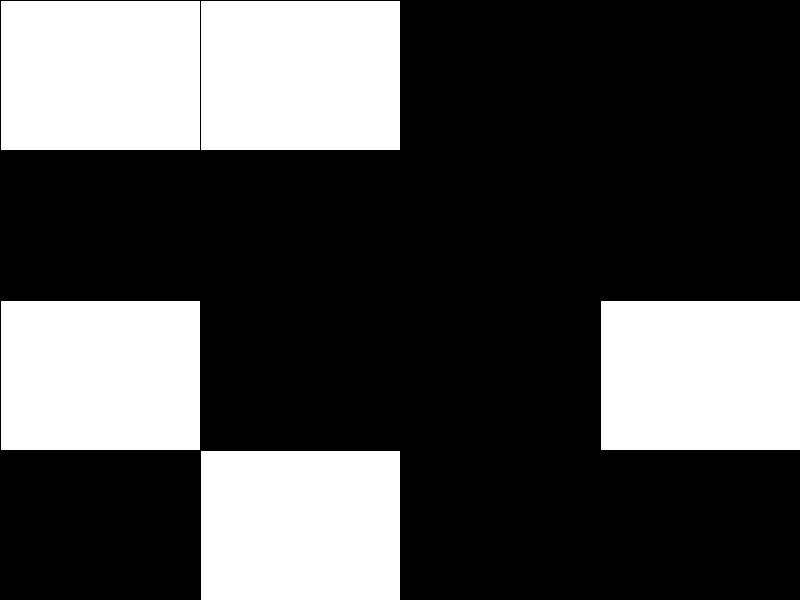
Frame 1 (no input)
Frame 60 (the mouse pressed at the canvas centre just before this capture): identical to frame 1, image omitted
Frame 120 (the mouse held since frame 60 and released just before this capture): identical to frame 1, image omitted

The Processing sketch that drew this single still picture (run headless with seeded random() and noise(); from frame 60 on, the mouse is pressed at the canvas centre):

// Processing sketch: sketch_19
// ── sketch_19.pde
boolean[][] tiles;

void setup()
{
   size(800,600);
   
   tiles = new boolean[4][4];
   for(int i = 0; i < 4; i++)
   {
     for(int j = 0; j < 4; j++)
     {
       tiles[i][j] = getRandomBoolean();
     }
   }
}

boolean getRandomBoolean()
{
  if(random(1) > 0.5)
  {
    return true;
  }
  return false;
}

void draw()
{
  fill(128,128,128);
  rect(0,0,800,600);
  
  for(int i = 0; i < 4; i++)
  {
   for(int j = 0; j < 4; j++)
   {
     if(tiles[i][j])
     {
       fill(255,255,255);
     }else{
       fill(0,0,0);
     }
     rect(200*i,150*j,200,150);
   }
 }
}
